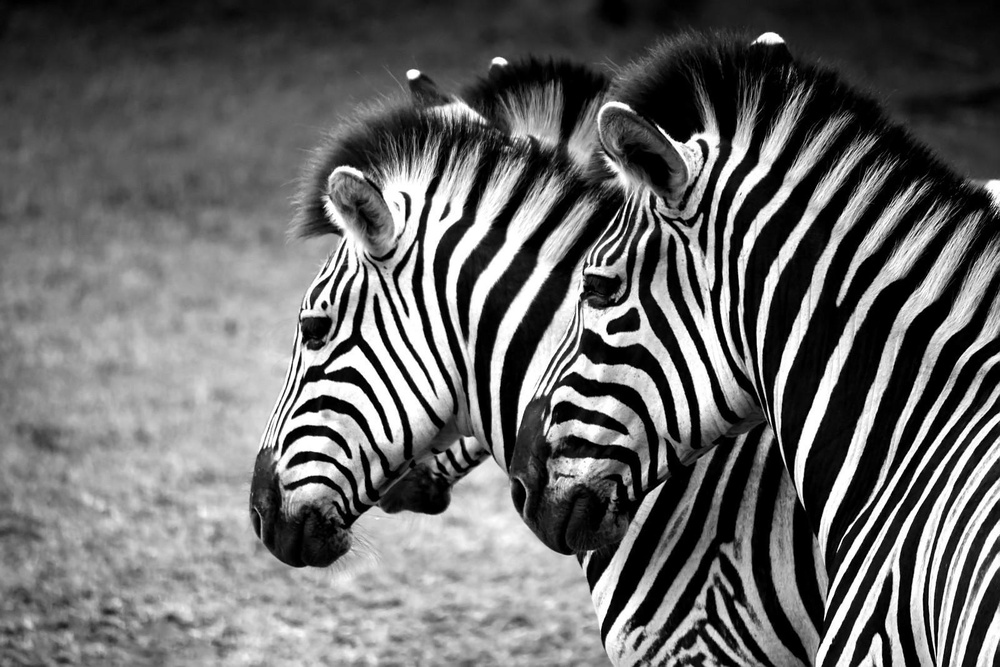
%> input picture zebra.jpg, 1000 x 667 px, shrunk from 1600 x 1067 before the run
$ octave odev2.m   (GNU Octave 9; MATLAB toolbox functions it lacks are replaced by stand-ins)
%> lines starting %> are read from the running program, lines starting %| are printed output that depends on the picture
% Kanal kontrollü
I = imread('C:\Users\ASUS\Desktop\zebra.jpg');
%> I is the input picture: size 667x1000x3 uint8; min 0, max 255, mean 104.5
imshow(I);
[m,n,d] = size(I);
%> m = 667; n = 1000; d = 3
if(d==3)
    I=rgb2gray(I);
%> I: size 667x1000 uint8
end

% Aydýnlatma Fonksiyonu
gamma_1 = 0.2;
r=double(I)/255;
s = r.^gamma_1;
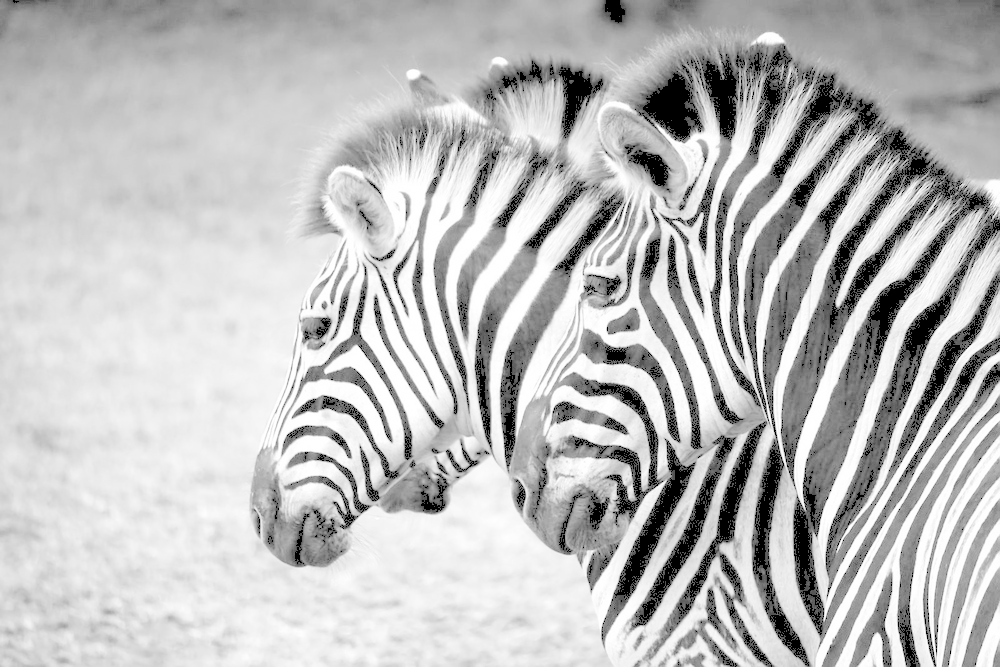
%> s: size 667x1000 double; min 0, max 1, mean 0.74
Is=uint8(s*255);
figure_1 = imshow(Is);
imhist(Is);
title('Parlak Resim');
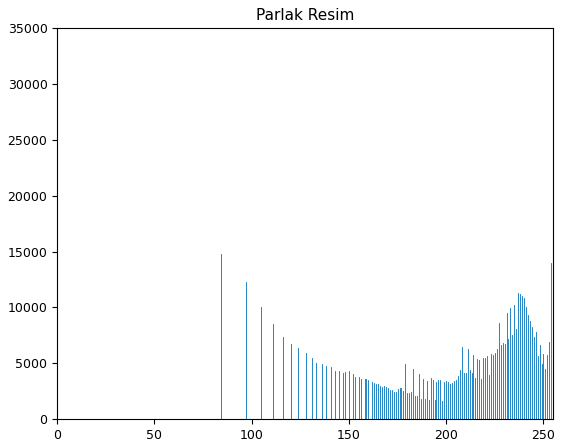
%> figure redrawn from the program's plot data; highest point at x = 0, y = 34670

% % Karartma Fonksiyonu
gamma_2 = 2;
r_2=double(I)/255;
s_2 = r_2.^gamma_2;
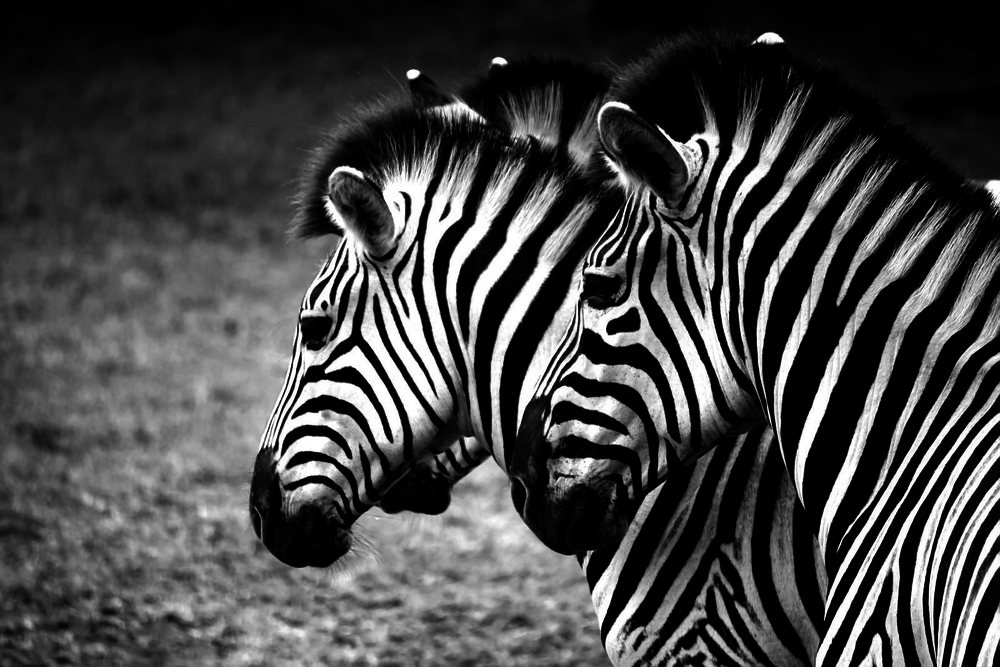
%> s_2: size 667x1000 double; min 0, max 1, mean 0.272
Is_2=uint8(s_2*255);
figure_2 = imshow(Is_2);
title('Karartýlmýþ Resim');

% Kontrast Daraltma (Düþük Kontrast)
%> (the run ends here)
